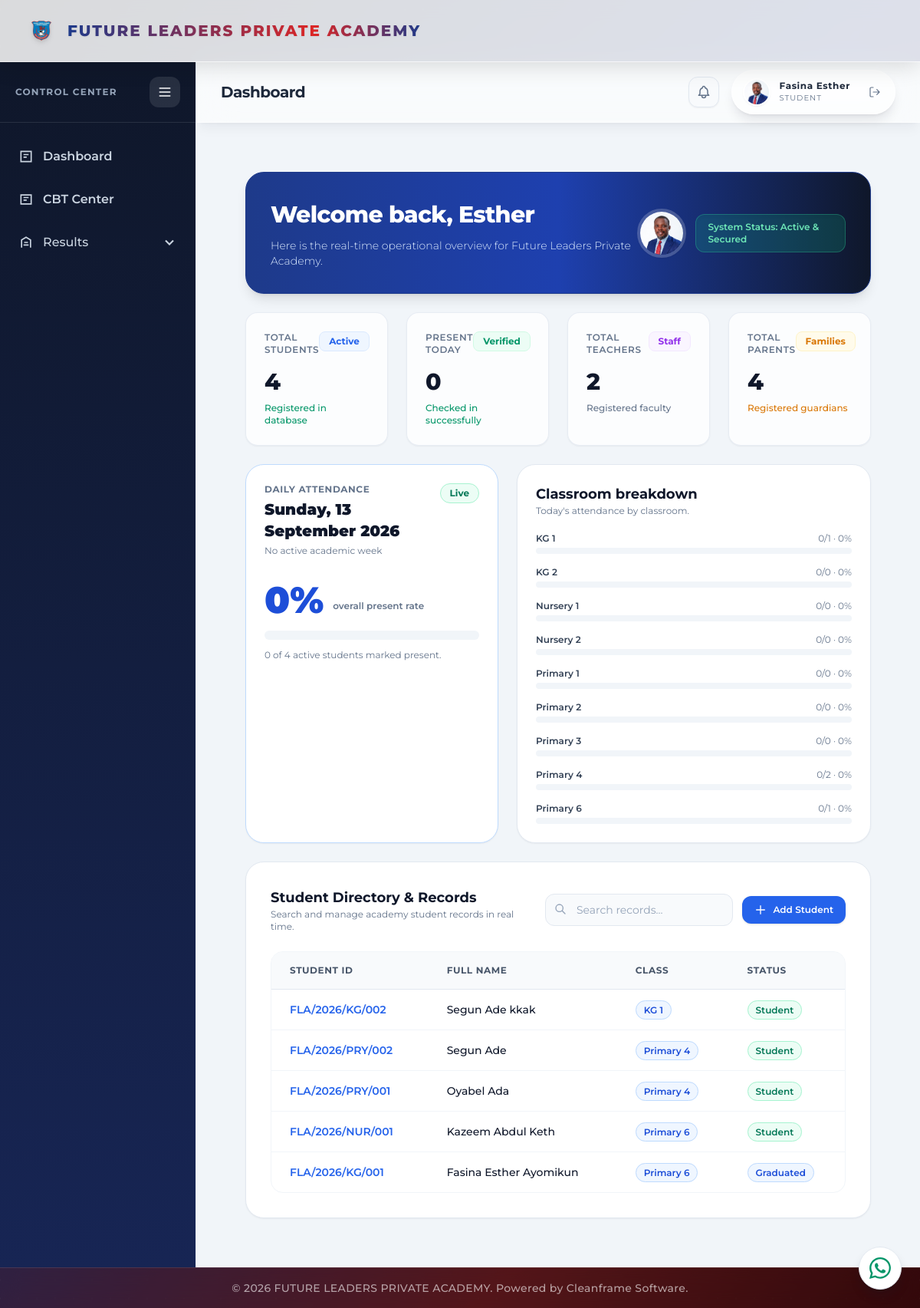
The app's page /dashboard/ (signed in) with its own data.
### portal/models.py (models this page shows, shortened)
class Student(models.Model):
    SEX_CHOICES = [
        ('Male', 'Male'),
        ('Female', 'Female'),
    ]
    PROGRAM_CHOICES = [
        ('Kindergarten (KG)', 'Kindergarten (KG)'),
        ('Nursery (NUR)', 'Nursery (NUR)'),
        ('Primary (PRY)', 'Primary (PRY)'),
    ]
    RELIGION_CHOICES = [
        ('Christianity', 'Christianity'),
        ('Islam', 'Islam'),
        ('Other', 'Other'),
    ]
    STATUS_CHOICES = [
        ('Active', 'Active'),
        ('Student', 'Student'),
        ('Transferred', 'Transferred'),
        ('Expelled', 'Expelled'),
        ('Graduated', 'Graduated'),
    ]
    student_id = models.CharField(max_length=100, unique=True, blank=True)
    lin = models.CharField(max_length=50, unique=True, blank=True, null=True)
    is_lin_visible = models.BooleanField(default=False)
    first_name = models.CharField(max_length=50)
    last_name = models.CharField(max_length=50, verbose_name='Surname')
    other_name = models.CharField(max_length=50, blank=True, null=True)
    sex = models.CharField(max_length=100, choices=SEX_CHOICES)
    date_of_birth = models.DateField()
    state_of_origin = models.CharField(max_length=50)
    lga_of_origin = models.CharField(max_length=50)
    program = models.CharField(max_length=50, choices=PROGRAM_CHOICES)
    current_class = models.ForeignKey('ClassRoom', on_delete=models.SET_NULL, null=True, blank=True, related_name='students')
    passport = models.ImageField(upload_to='student_passports/', max_length=255, blank=True, null=True)
    physically_challenged = models.BooleanField(default=False)
    phone_number = models.CharField(max_length=100, blank=True, null=True)
    religion = models.CharField(max_length=100, choices=RELIGION_CHOICES, blank=True, null=True)
    email = models.EmailField(blank=True, null=True)
    status = models.CharField(max_length=100, choices=STATUS_CHOICES, default='Student')
    date_enrolled = models.DateField(auto_now_add=True)
    consecutive_absence_flag = models.BooleanField(default=False)
    teacher_comment = models.TextField(blank=True, default='')
    parent = models.ForeignKey('Parent', on_delete=models.SET_NULL, null=True, blank=True, related_name='children')
    user = models.OneToOneField(settings.AUTH_USER_MODEL, on_delete=models.SET_NULL, null=True, blank=True, related_name='student_record')

class ClassRoom(models.Model):
    SECTION_CHOICES = [
        ('KG', 'Kindergarten'),
        ('Nursery', 'Nursery'),
        ('Primary', 'Primary'),
    ]
    name = models.CharField(max_length=50, unique=True)  # e.g., "Primary 4", "KG 2"
    section = models.CharField(max_length=100, choices=SECTION_CHOICES)
    level_number = models.IntegerField(null=True, blank=True) # e.g., 1, 2, 3, 4, 6 (skipping 5)
    sequence = models.IntegerField(null=True, blank=True)
    is_terminal = models.BooleanField(default=False)
    next_class = models.ForeignKey('self', on_delete=models.SET_NULL, null=True, blank=True, related_name='previous_classes')
    class_teacher = models.ForeignKey('Teacher', on_delete=models.SET_NULL, null=True, blank=True, related_name='assigned_class')

### portal/views.py (the view)
# urls.py: path('dashboard/', views.dashboard_view, name='dashboard'),
@login_required(login_url='login')
def dashboard_view(request):
    today = timezone.localdate()
    active_session = AcademicSession.objects.filter(is_active=True).first()
    active_term = AcademicTerm.objects.filter(is_active=True, session=active_session).first() if active_session else None
    current_week = active_term.weeks.filter(start_date__lte=today, end_date__gte=today).first() if active_term else None
    active_students = Student.objects.filter(status='Student')
    total_students = active_students.count()
    present_today = Attendance.objects.filter(date=today, status='Present', student__status='Student').values('student').distinct().count()
    active_teachers = Teacher.objects.count()
    classroom_attendance = []
    for classroom in ClassRoom.objects.order_by('section', 'level_number', 'name'):
        total = active_students.filter(current_class=classroom).count()
        present = Attendance.objects.filter(
            date=today,
            status='Present',
            classroom=classroom,
            student__status='Student',
        ).values('student').distinct().count()
        classroom_attendance.append({
            'classroom': classroom,
            'total': total,
            'present': present,
            'rate': round((present / total) * 100) if total else 0,
        })
    students = Student.objects.all().order_by('-id')[:5] # Recent 5 students
    context = {
        'total_students': total_students,
        'present_today': present_today,
        'active_teachers': active_teachers,
        'total_parents': Parent.objects.count(),
        'today': today,
        'current_week': current_week,
        'attendance_rate': round((present_today / total_students) * 100) if total_students else 0,
        'classroom_attendance': classroom_attendance,
        'students': students,
    }
    return render(request, 'portal/dashboard.html', context)

### portal/templates/portal/dashboard.html (shortened to what this page needs)
{% extends 'portal/base.html' %}
{% load static %}
{% block page_title %}Dashboard{% endblock %}
{% block content %}
<div class="flex-grow flex min-w-0 flex-col space-y-6 p-4 sm:p-8 max-w-7xl mx-auto w-full overflow-y-auto">
    <div class="animate-stage-1 bg-gradient-to-r from-blue-900 via-blue-800 to-slate-900 text-white border border-blue-900 rounded-3xl p-8 shadow-lg flex flex-col sm:flex-row justify-between items-start sm:items-center">
        <div class="space-y-2">
            <h2 class="text-[clamp(1.5rem,5vw,1.875rem)] font-extrabold tracking-tight">Welcome back, {{ portal_first_name }}</h2>
            <p class="text-sm text-blue-100 font-light">Here is the real-time operational overview for Future Leaders Private Academy.</p>
        </div>
        <div class="mt-4 flex items-center gap-3 sm:mt-0">
            {% if portal_profile_picture_url %}<img src="{{ portal_profile_picture_url }}" alt="{{ portal_display_name }} profile picture" class="h-16 w-16 rounded-full border-4 border-white/20 object-cover shadow-sm">{% endif %}
            <span class="bg-emerald-500/20 border border-emerald-400/30 text-emerald-300 text-xs font-semibold px-4 py-2 rounded-xl inline-block shadow-inner">System Status: Active & Secured</span>
        </div>
    </div>
    <div class="animate-stage-2 grid grid-cols-1 sm:grid-cols-2 lg:grid-cols-4 gap-6">
        <div class="bg-white/80 backdrop-blur-md border border-slate-200/80 rounded-2xl p-6 shadow-sm hover:shadow-md transition-all duration-300">
            <div class="flex justify-between items-start mb-4">
                <span class="text-xs uppercase tracking-wider text-slate-500 font-semibold">Total Students</span>
                <span class="bg-blue-50 text-blue-600 px-3 py-1 rounded-lg text-xs font-bold border border-blue-100">Active</span>
            </div>
            <h3 class="text-3xl font-extrabold text-slate-900">{{ total_students }}</h3>
            <p class="text-xs text-emerald-600 mt-2 font-medium">Registered in database</p>
        </div>
        <div class="bg-white/80 backdrop-blur-md border border-slate-200/80 rounded-2xl p-6 shadow-sm hover:shadow-md transition-all duration-300">
            <div class="flex justify-between items-start mb-4">
                <span class="text-xs uppercase tracking-wider text-slate-500 font-semibold">Present Today</span>
                <span class="bg-emerald-50 text-emerald-600 px-3 py-1 rounded-lg text-xs font-bold border border-emerald-100">Verified</span>
            </div>
            <h3 class="text-3xl font-extrabold text-slate-900">{{ present_today }}</h3>
            <p class="text-xs text-emerald-600 mt-2 font-medium">Checked in successfully</p>
        </div>
        <div class="bg-white/80 backdrop-blur-md border border-slate-200/80 rounded-2xl p-6 shadow-sm hover:shadow-md transition-all duration-300">
            <div class="flex justify-between items-start mb-4">
                <span class="text-xs uppercase tracking-wider text-slate-500 font-semibold">Total Teachers</span>
                <span class="bg-purple-50 text-purple-600 px-3 py-1 rounded-lg text-xs font-bold border border-purple-100">Staff</span>
            </div>
            <h3 class="text-3xl font-extrabold text-slate-900">{{ active_teachers }}</h3>
            <p class="text-xs text-slate-500 mt-2 font-medium">Registered faculty</p>
        </div>
        <div class="bg-white/80 backdrop-blur-md border border-slate-200/80 rounded-2xl p-6 shadow-sm hover:shadow-md transition-all duration-300">
            <div class="flex justify-between items-start mb-4">
                <span class="text-xs uppercase tracking-wider text-slate-500 font-semibold">Total Parents</span>
                <span class="bg-amber-50 text-amber-600 px-3 py-1 rounded-lg text-xs font-bold border border-amber-100">Families</span>
            </div>
            <h3 class="text-3xl font-extrabold text-slate-900">{{ total_parents }}</h3>
            <p class="text-xs text-amber-600 mt-2 font-medium">Registered guardians</p>
        </div>
    </div>
    <div class="animate-stage-3 grid grid-cols-1 gap-6 lg:grid-cols-[1fr_1.4fr]">
        <div class="rounded-3xl border border-blue-200 bg-white p-6 shadow-sm">
            <div class="flex items-start justify-between gap-4"><div><p class="text-xs font-bold uppercase tracking-wider text-slate-500">Daily attendance</p><h2 class="mt-1 text-xl font-black text-slate-900">{% now "l, j F Y" %}</h2><p class="mt-1 text-xs text-slate-500">{% if current_week %}Week {{ current_week.week_number }} · {{ current_week.start_date|date:'d M' }} - {{ current_week.end_date|date:'d M Y' }}{% else %}No active academic week{% endif %}</p></div><span class="rounded-full border border-emerald-200 bg-emerald-50 px-3 py-1 text-xs font-bold text-emerald-700">Live</span></div>
            <div class="mt-8 flex items-end gap-3"><span class="text-5xl font-black text-blue-700">{{ attendance_rate }}%</span><span class="mb-2 text-xs font-semibold text-slate-500">overall present rate</span></div>
            <div class="mt-4 h-3 overflow-hidden rounded-full bg-slate-100"><div class="h-full w-[{{ attendance_rate }}%] rounded-full bg-blue-600 transition-all"></div></div>
            <p class="mt-3 text-xs text-slate-500">{{ present_today }} of {{ total_students }} active students marked present.</p>
        </div>
        <div class="rounded-3xl border border-slate-200 bg-white p-6 shadow-sm"><div class="mb-5"><h3 class="text-lg font-bold text-slate-900">Classroom breakdown</h3><p class="text-xs text-slate-500">Today's attendance by classroom.</p></div><div class="space-y-4">{% for item in classroom_attendance %}<div><div class="mb-1 flex justify-between text-xs"><span class="font-semibold text-slate-700">{{ item.classroom.name }}</span><span class="text-slate-500">{{ item.present }}/{{ item.total }} · {{ item.rate }}%</span></div><div class="h-2 overflow-hidden rounded-full bg-slate-100"><div class="h-full w-[{{ item.rate }}%] rounded-full {% if item.rate >= 80 %}bg-emerald-500{% elif item.rate >= 50 %}bg-amber-500{% else %}bg-red-500{% endif %}"></div></div></div>{% empty %}<p class="text-sm text-slate-500">No classrooms have been configured yet.</p>{% endfor %}</div></div>
    </div>
    <div class="animate-stage-3 bg-white border border-slate-200 rounded-3xl p-8 shadow-sm space-y-6">
        <div class="flex flex-col sm:flex-row justify-between items-start sm:items-center gap-4">
            <div>
                <h3 class="text-lg font-bold text-slate-900">Student Directory & Records</h3>
                <p class="text-xs text-slate-500">Search and manage academy student records in real time.</p>
            </div>
            <div class="flex items-center space-x-3 w-full sm:w-auto">
                <div class="relative w-full sm:w-64">
                    <input type="text" placeholder="Search records..." class="w-full bg-slate-50 border border-slate-200 rounded-xl py-2.5 px-4 pl-10 text-slate-800 placeholder-slate-400 text-sm focus:outline-none focus:border-blue-500 transition-all">
                    <svg class="absolute left-3 top-3 w-4 h-4 text-slate-400" fill="none" stroke="currentColor" viewBox="0 0 24 24"><path stroke-linecap="round" stroke-linejoin="round" stroke-width="2" d="M21 21l-6-6m2-5a7 7 0 11-14 0 7 7 0 0114 0z"></path></svg>
                </div>
                <a href="{% url 'students' %}" class="bg-blue-600 hover:bg-blue-700 active:scale-95 transition-transform duration-100 text-white font-semibold text-xs py-2.5 px-4 rounded-xl shadow flex items-center space-x-2 flex-shrink-0">
                    <svg class="w-4 h-4" fill="none" stroke="currentColor" viewBox="0 0 24 24"><path stroke-linecap="round" stroke-linejoin="round" stroke-width="2" d="M12 4v16m8-8H4"></path></svg>
                    <span>Add Student</span>
                </a>
            </div>
        </div>
        <div class="overflow-x-auto border border-slate-100 rounded-2xl">
            <table class="w-full min-w-[720px] text-left border-collapse">
                <thead>
                    <tr class="bg-slate-50 border-b border-slate-200 text-slate-600 text-xs uppercase tracking-wider font-semibold">
                        <th class="py-4 px-6">Student ID</th>
                        <th class="py-4 px-6">Full Name</th>
                        <th class="py-4 px-6">Class</th>
                        <th class="py-4 px-6">Status</th>
                    </tr>
                </thead>
                <tbody class="divide-y divide-slate-100 text-sm text-slate-700">
                    {% for student in students %}
                    <tr class="hover:bg-slate-50/80 transition-colors">
                        <td class="py-4 px-6 font-semibold text-blue-600">{{ student.student_id }}</td>
                        <td class="py-4 px-6 font-medium text-slate-900">{{ student.last_name }} {{ student.first_name }} {{ student.other_name|default:"" }}</td>
                        <td class="py-4 px-6 font-semibold">
                            {% if student.current_class %}
                                <span class="bg-blue-50 text-blue-700 px-2.5 py-1 rounded-full text-xs font-semibold border border-blue-200">{{ student.current_class.name }}</span>
                            {% else %}
                                <span class="text-slate-400 italic text-xs">Unassigned</span>
                            {% endif %}
                        </td>
                        <td class="py-4 px-6">
                            {% if student.status == 'Student' or student.status == 'Active' or student.status == 'Present' %}
                                <span class="bg-emerald-50 text-emerald-700 px-2.5 py-1 rounded-full text-xs font-semibold border border-emerald-200">Student</span>
                            {% elif student.status == 'Transferred' %}
                                <span class="bg-amber-50 text-amber-700 px-2.5 py-1 rounded-full text-xs font-semibold border border-amber-200">Transferred</span>
                            {% elif student.status == 'Expelled' %}
                                <span class="bg-red-50 text-red-700 px-2.5 py-1 rounded-full text-xs font-semibold border border-red-200">Expelled</span>
                            {% elif student.status == 'Graduated' %}
                                <span class="bg-blue-50 text-blue-700 px-2.5 py-1 rounded-full text-xs font-semibold border border-blue-200">Graduated</span>
                            {% elif student.status == 'Left' %}
                                <span class="bg-slate-100 text-slate-700 px-2.5 py-1 rounded-full text-xs font-semibold border border-slate-300">Left</span>
                            {% else %}
                                <span class="bg-slate-100 text-slate-700 px-2.5 py-1 rounded-full text-xs font-semibold">{{ student.status }}</span>
                            {% endif %}
                        </td>
                    </tr>
                    {% empty %}
                    <tr><td colspan="4" class="py-8 text-center text-slate-400 text-sm">No student records found in the database yet. Click "Add Student" above to register one.</td></tr>
                    {% endfor %}
                </tbody>
            </table>
        </div>
    </div>
</div>
{% endblock %}

### records on screen
Student: first_name "Esther", student_id "FLA/2026/KG/001", last_name "Fasina", other_name "Ayomikun", current_class.name "Primary 6", status "Graduated"
ClassRoom: classroom.name "KG 1", present "0", total "1", rate "0"
ClassRoom: classroom.name "KG 2", present "0", total "0", rate "0"
ClassRoom: classroom.name "Nursery 1", present "0", total "0", rate "0"
ClassRoom: classroom.name "Nursery 2", present "0", total "0", rate "0"
ClassRoom: classroom.name "Primary 1", present "0", total "0", rate "0"
ClassRoom: classroom.name "Primary 2", present "0", total "0", rate "0"
ClassRoom: classroom.name "Primary 3", present "0", total "0", rate "0"
ClassRoom: classroom.name "Primary 4", present "0", total "2", rate "0"
ClassRoom: classroom.name "Primary 6", present "0", total "1", rate "0"
Student: student_id "FLA/2026/KG/002", last_name "Segun", first_name "Ade", other_name "kkak", current_class.name "KG 1", status "Student"
Student: student_id "FLA/2026/PRY/002", last_name "Segun", first_name "Ade", current_class.name "Primary 4", status "Student"
Student: student_id "FLA/2026/PRY/001", last_name "Oyabel", first_name "Ada", current_class.name "Primary 4", status "Student"
Student: student_id "FLA/2026/NUR/001", last_name "Kazeem", first_name "Abdul", other_name "Keth", current_class.name "Primary 6", status "Student"

### other values on screen
{{ portal_display_name }} "Fasina Esther"
{{ total_students }} "4"
{{ present_today }} "0"
{{ active_teachers }} "2"
{{ total_parents }} "4"
{{ attendance_rate }} "0"
